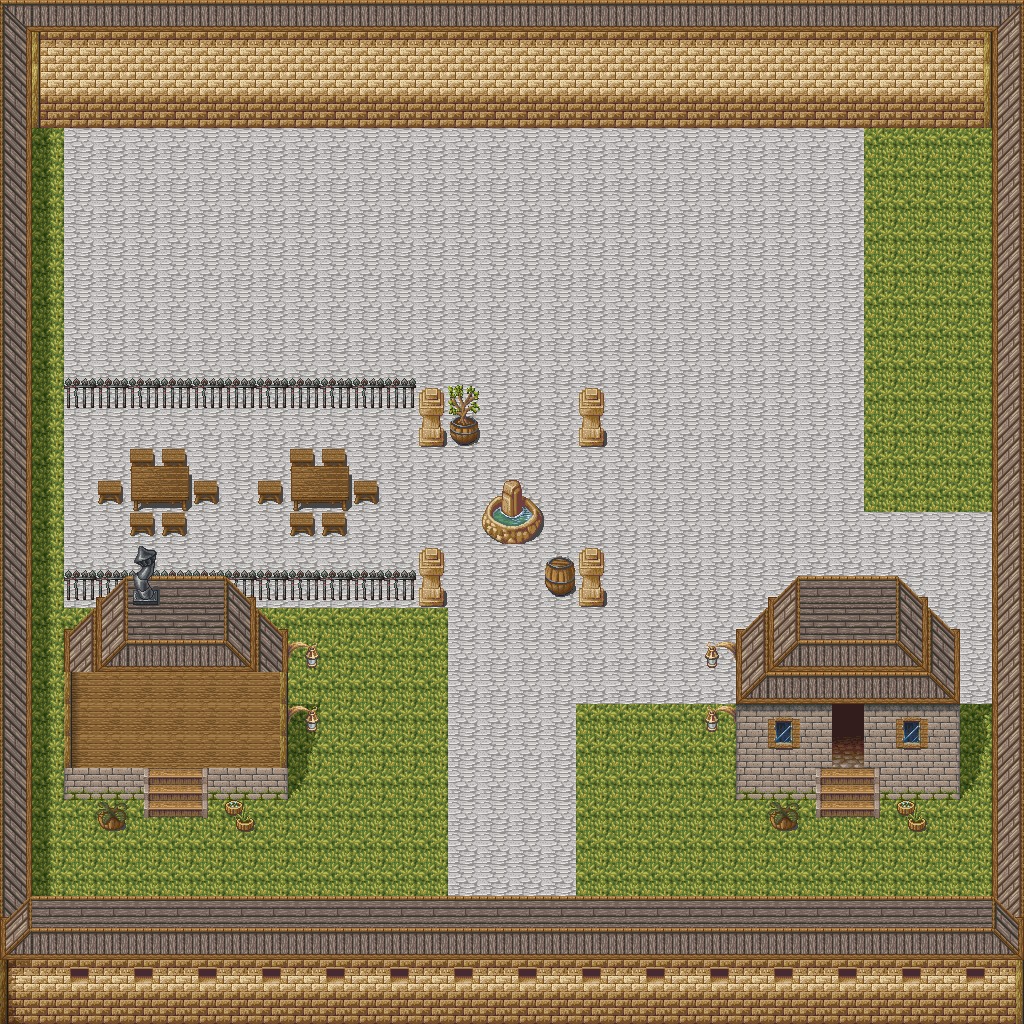

A level layout from a 2D game, rendered from its tile map. Below: a short description, then the map file with tile-grid data replaced by summaries:
An orthogonal 32x32 tile map with 32x32 px tiles, 8 tile layers (Layer_1, Collide_1, Collide_2, Layer_2, ...).

<map version="1.0" orientation="orthogonal" renderorder="right-down" width="32" height="32" tilewidth="32" tileheight="32" nextobjectid="1">
 <tileset firstgid="1" name="magecity" tilewidth="32" tileheight="32" tilecount="360" columns="8">
  <image source="magecity.png" width="256" height="1440" />
 </tileset>
 <layer name="Layer_1" width="32" height="32">
  <data>[1024 cells, 718 non-empty, 6 distinct tile ids]</data>
 </layer>
 <layer name="Collide_1" width="32" height="32">
  <data>[1024 cells, 326 non-empty, 37 distinct tile ids]</data>
 </layer>
 <layer name="Collide_2" width="32" height="32">
  <data>[1024 cells, 139 non-empty, 14 distinct tile ids]</data>
 </layer>
 <layer name="Layer_2" width="32" height="32">
  <data>[1024 cells, 25 non-empty, 11 distinct tile ids]</data>
 </layer>
 <layer name="Layer_3" width="32" height="32">
  <data>[1024 cells, 32 non-empty, 7 distinct tile ids]</data>
 </layer>
 <layer name="Collide_3" width="32" height="32">
  <data>[1024 cells, 0 non-empty, 0 distinct tile ids]</data>
 </layer>
 <layer name="Layer_4" width="32" height="32">
  <data>[1024 cells, 1 non-empty, 1 distinct tile ids]</data>
 </layer>
 <layer name="Inside" width="32" height="32">
  <data>[1024 cells, 21 non-empty, 3 distinct tile ids]</data>
 </layer>
</map>